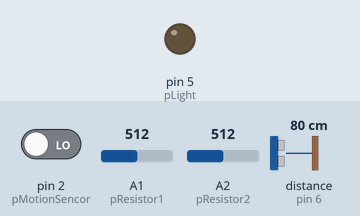
Bench run of a sketch on a simulated Arduino Uno, built with avr-gcc and run on an emulated ATmega328P. Shown: output pins drawn as LEDs (lit = HIGH). Inputs (shaded band) come from the test bench; at power-on: distance to the obstacle (sensor on pin 6) 80 cm, pin 2 (pMotionSencor) LOW, A1 (pResistor1) = 512, A2 (pResistor2) = 512. The echo pulse lasts 58.3 µs per cm.

Above: at 1.2 s.
1.3 s: distance to the obstacle (sensor on pin 6) set to 25 cm
2.8 s: distance to the obstacle (sensor on pin 6) set to 21 cm
At 3.1 s:
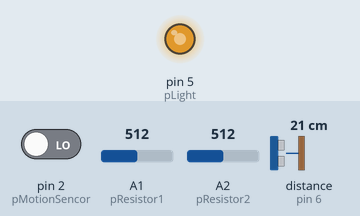
Timing chart, 0 to 5.8 s (numbered marks = the images above; inputs shaded):
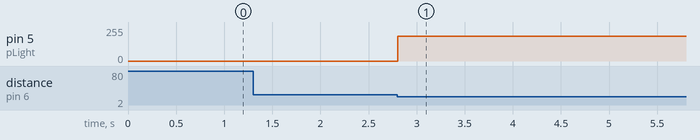

The sketch:

arduino.ino
```cpp
enum GARAGE_PROTOCOL {
  GET_PERSON_MOTION_STATUS, // expects to receive a 1 - there is motion, 0 - there is no motion
  GET_CAR_MOTION_STATUS, // expects to receive a 1 - there is a car moving, 0 - there is no car moving
  GET_CAR_PRESENCE_STATUS, // expects to receive a 1 - there is a car in the garage, 0 - there is not
  GET_DOOR_STATUS, // expects to receive 1 - the door is opened, 0 - the door is closed
  SET_DOOR_OPEN, // expects to receive 1 if opening, 0 if already
  SET_DOOR_CLOSE // expects to receive 1 if closing, 0 if already
};
#include <Stepper.h>
#include <NewPing.h>
//Stepper
//---( Number of steps per revolution of INTERNAL motor in 4-step mode )---
const int nStepsPerMotorRevolution = 32;
//---( Steps per OUTPUT SHAFT of gear reduction )---
const int nStepsPerOutputRevolution = 32 * 64;  //2048
const float nCircles = 1.3;
Stepper small_stepper(nStepsPerMotorRevolution, 10, 8, 9, 11); // STEPPER CREATION

const int maxLightVal = 185;
const int minLightVal = 10;
const int maxDistance = 400;
// PINS
const int pResistor1 = A1; // Photoresistor
const int pResistor2 = A2;
const int pMotionSencor = 2;
const int pEcho = 6;
const int pTrigger = 7;
const int pLight = 5;

const int doorStepOpen = -1;
// GLOBALS
int isMotionDetected = 0;
int isPresent = 0;
int isCarMotion = 0;
int isDoorOpened = 0;
NewPing sonar(pTrigger, pEcho, maxDistance);

void setup() {
  Serial.begin(9600); // BAUD RATE
  pinMode(pResistor1, INPUT);
  pinMode(pResistor2, INPUT);
  pinMode(pMotionSencor, INPUT);
  pinMode(pLight, OUTPUT);

}

void loop() {
  if (Serial.available() > 0)
  {
    // read the incoming byte:
    char received = Serial.read();
    message_proccess(received);
  }
  int valRes1 = analogRead(pResistor1);
  int valRes2 = analogRead(pResistor2);
  int valMotion = digitalRead(pMotionSencor);
  setCarPresence(valRes1, valRes2);
  setMotionDetection(valMotion);
  checkLights();
}
void checkLights()
{
  if(isCarMotion)
    analogWrite(pLight, maxLightVal);
  else if(isMotionDetected)
    analogWrite(pLight, minLightVal);
  else
    analogWrite(pLight, LOW);
}
void setCarPresence(int valRes1, int valRes2)
{
  if (abs(valRes1 - valRes2) < 40)
    isPresent = 1;
  else
    isPresent = 0;
}
void setMotionDetection(int valMotion)
{
  float dist = sonar.ping() / US_ROUNDTRIP_CM;
  if (dist > 22)
    isCarMotion = 0;
  else if(dist > 1)
    isCarMotion = 1;
  if (valMotion == HIGH)
    isMotionDetected = 1;
  else
    isMotionDetected = 0;
}
void message_proccess(char message)
{
  switch (message)
  {
    case GET_PERSON_MOTION_STATUS: case '0':
      {
        Serial.write(isMotionDetected);
      } break;
    case GET_CAR_MOTION_STATUS:
      {
        Serial.write(isCarMotion);
      } break;
    case GET_CAR_PRESENCE_STATUS: case '2':
      {
        Serial.write(isPresent);
      } break;
    case GET_DOOR_STATUS:
      {
        Serial.write(isDoorOpened);
      } break;
    case SET_DOOR_OPEN:
      {
        if (isDoorOpened)
        {
          Serial.write(0);
          break;
        }
        Serial.write(1);
        isDoorOpened = 1;
        stepperTurn(doorStepOpen);
      } break;
    case SET_DOOR_CLOSE:
      {
        if (isDoorOpened == 0)
        {
          Serial.write(0);
          break;
        }
        Serial.write(1);
        isDoorOpened = 0;
        stepperTurn(-doorStepOpen);
      } break;
    default:
      Serial.println("Shit happens");
  }
}
void stepperTurn(int clockwise)
{
  int stepsToTake =  clockwise * nStepsPerOutputRevolution * nCircles; // Rotate CCW OR CW OR 0 for 1 turn
  small_stepper.setSpeed(600);  // 700 a good max speed??
  small_stepper.step(stepsToTake);
}
```

Measured:
- the behaviour switches between 23 and 22 cm on distance to the obstacle (sensor on pin 6) (found by bisection; images 0 and 1)
- after the input at 1.3 s, every drawn part: stays the same
- after the input at 2.8 s, pin 5 (pLight): 0/255 → 185/255 at once
